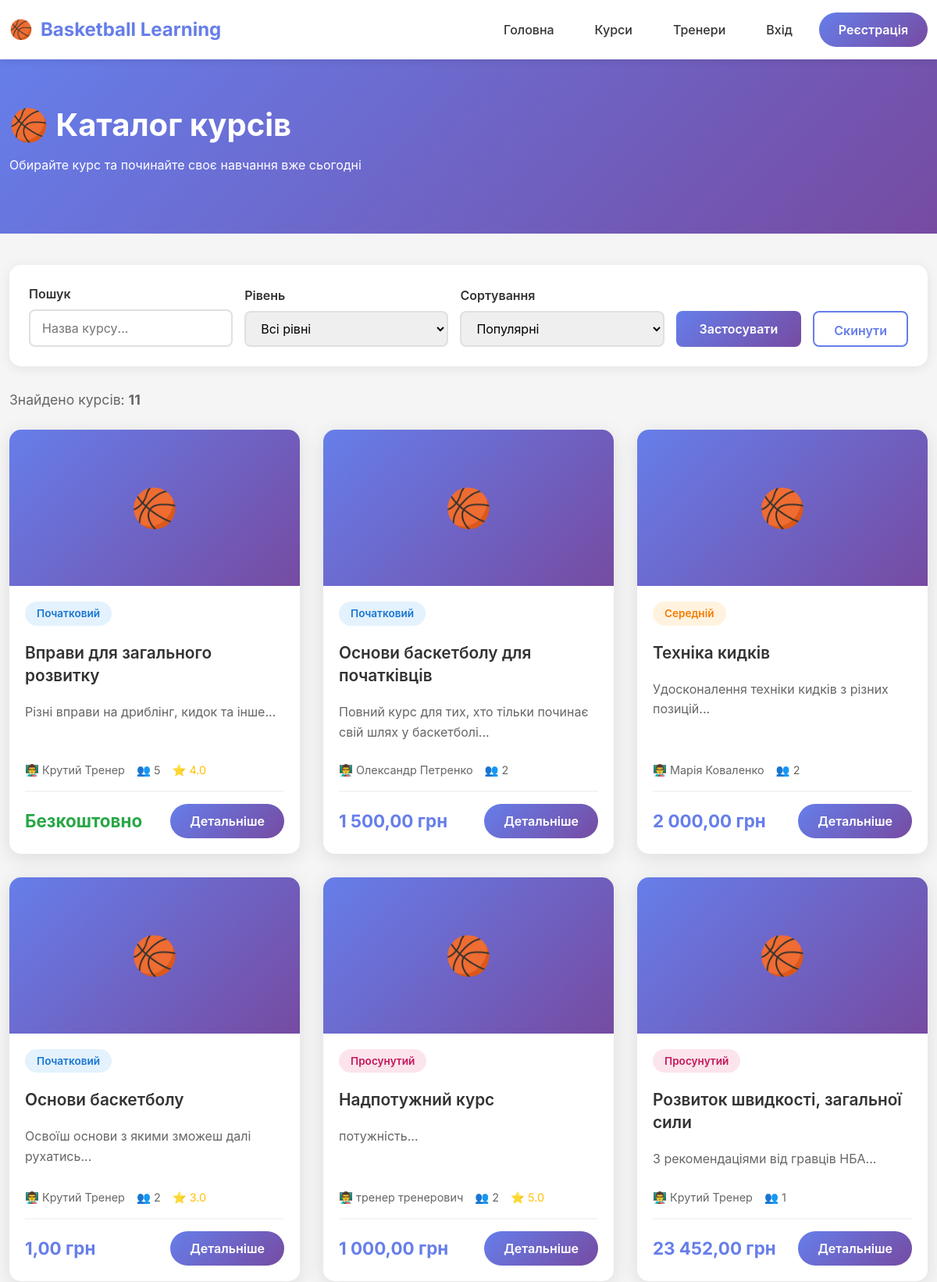
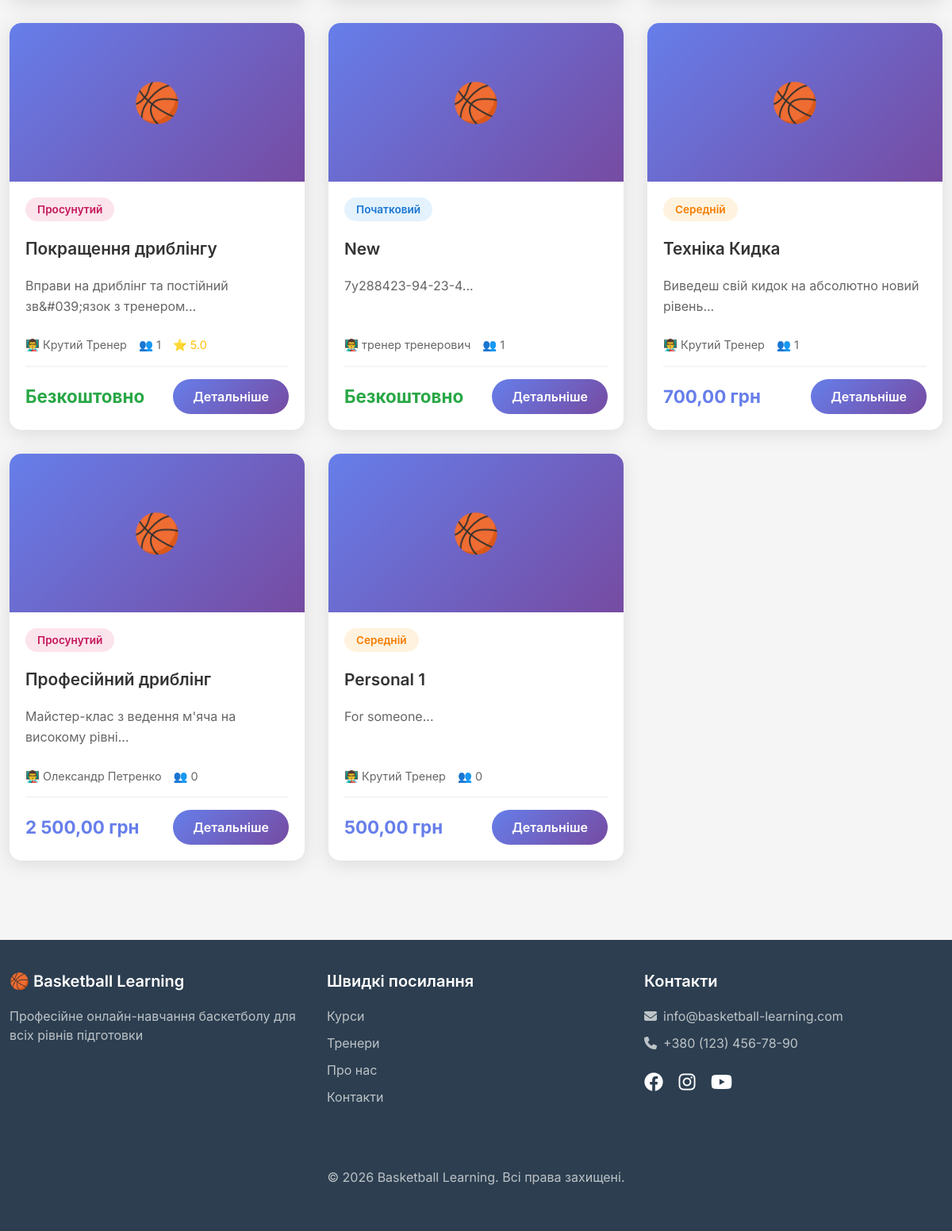
/courses.php, run on the app's committed database (2 pictures, top to bottom).
### tables this page shows
CREATE TABLE `courses` (
  `id` int(11) NOT NULL,
  `title` varchar(255) NOT NULL,
  `description` text DEFAULT NULL,
  `price` decimal(10,2) NOT NULL,
  `is_free` tinyint(1) DEFAULT 0,
  `duration_weeks` int(11) DEFAULT NULL,
  `level` enum('beginner','intermediate','advanced') NOT NULL,
  `trainer_id` int(11) DEFAULT NULL,
  `thumbnail` varchar(255) DEFAULT NULL,
  `is_active` tinyint(1) DEFAULT 1,
  `created_at` timestamp NOT NULL DEFAULT current_timestamp(),
  `updated_at` timestamp NOT NULL DEFAULT current_timestamp() ON UPDATE current_timestamp()
);

CREATE TABLE `users` (
  `id` int(11) NOT NULL,
  `email` varchar(255) NOT NULL,
  `password` varchar(255) NOT NULL,
  `first_name` varchar(100) NOT NULL,
  `last_name` varchar(100) NOT NULL,
  `phone` varchar(20) DEFAULT NULL,
  `role` enum('student','trainer','admin') DEFAULT 'student',
  `avatar` varchar(255) DEFAULT NULL,
  `bio` text DEFAULT NULL,
  `experience_years` int(11) DEFAULT NULL,
  `created_at` timestamp NOT NULL DEFAULT current_timestamp(),
  `updated_at` timestamp NOT NULL DEFAULT current_timestamp() ON UPDATE current_timestamp(),
  `is_active` tinyint(1) DEFAULT 1
);

### config.php (called while the page is built, shortened)
<?php
function isLoggedIn() {
    return isset($_SESSION['user_id']);
}
function formatPrice($price) {
    return number_format($price, 2, ',', ' ') . ' грн';
}
?>

### courses.php (the view, shortened to what this page needs)
<?php
require_once 'config.php';
$db = Database::getInstance()->getConnection();
$search = isset($_GET['search']) ? sanitizeInput($_GET['search']) : '';
$sort = isset($_GET['sort']) ? sanitizeInput($_GET['sort']) : 'popular';
$page = isset($_GET['page']) ? (int)$_GET['page'] : 1;
$offset = ($page - 1) * ITEMS_PER_PAGE;
$sql = "
    SELECT c.*, u.first_name, u.last_name,
           (SELECT AVG(rating) FROM reviews WHERE course_id = c.id) as avg_rating,
           (SELECT COUNT(*) FROM enrollments WHERE course_id = c.id) as students_count
    FROM courses c
    LEFT JOIN users u ON c.trainer_id = u.id
    WHERE c.is_active = 1
";
$params = [];
switch ($sort) {
    case 'popular':
    default:
        $sql .= " ORDER BY students_count DESC";
        break;
}
$countSql = "SELECT COUNT(*) as total FROM courses c WHERE c.is_active = 1";
$countStmt = $db->prepare($countSql);
$countStmt->execute($params);
$totalCourses = $countStmt->fetch()['total'];
$sql .= " LIMIT " . ITEMS_PER_PAGE . " OFFSET " . $offset;
$stmt = $db->prepare($sql);
$stmt->execute($params);
$courses = $stmt->fetchAll();
include 'includes/header.php';
?>
<section class="courses-hero">
    <div class="container">
        <h1>🏀 Каталог курсів</h1>
        <p>Обирайте курс та починайте своє навчання вже сьогодні</p>
    </div>
</section>
<div class="container">
    <div class="filters-section">
        <form method="GET" action="">
            <div class="filter-row">
                <div class="filter-group">
                    <label class="filter-label">Пошук</label>
                    <input type="text" name="search" class="filter-input"
                           placeholder="Назва курсу..."
                           value="<?= htmlspecialchars($search) ?>">
                </div>
                <div class="filter-group">
                    <label class="filter-label">Рівень</label>
                    <select name="level" class="filter-select">
                        <option value="">Всі рівні</option>
                    </select>
                </div>
                <div class="filter-group">
                    <label class="filter-label">Сортування</label>
                    <select name="sort" class="filter-select">
                        <option value="popular" <?= $sort === 'popular' ? 'selected' : '' ?>>Популярні</option>
                    </select>
                </div>
                <button type="submit" class="btn-filter">Застосувати</button>
                <a href="courses.php" class="btn-reset">Скинути</a>
            </div>
        </form>
    </div>
    <div class="results-header">
        <div class="results-count">
            Знайдено курсів: <strong><?= $totalCourses ?></strong>
        </div>
    </div>
    <?php if (empty($courses)): ?>
        <div class="no-results">
            <h3>😔 Курсів не знайдено</h3>
            <p>Спробуйте змінити параметри пошуку</p>
        </div>
    <?php else: ?>
        <div class="courses-grid">
            <?php foreach ($courses as $course): ?>
            <div class="course-card">
                <div class="course-thumbnail">
                    🏀
                </div>
                <div class="course-content">
                    <span class="course-level level-<?= $course['level'] ?>">
                        <?php
                        $levels = ['beginner' => 'Початковий', 'intermediate' => 'Середній', 'advanced' => 'Просунутий'];
                        echo $levels[$course['level']];
                        ?>
                    </span>
                    <h3 class="course-title"><?= htmlspecialchars($course['title']) ?></h3>
                    <p class="course-description">
                        <?= htmlspecialchars(mb_substr($course['description'], 0, 100)) ?>...
                    </p>
                    <div class="course-meta">
                        <span>👨‍🏫 <?= htmlspecialchars($course['first_name'] . ' ' . $course['last_name']) ?></span>
                        <span>👥 <?= $course['students_count'] ?></span>
                        <?php if ($course['avg_rating']): ?>
                        <span class="rating">⭐ <?= number_format($course['avg_rating'], 1) ?></span>
                        <?php endif; ?>
                    </div>
                    <div class="course-footer">
                        <div class="course-price">
                            <?= $course['is_free'] ? '<span style="color: #28a745;">Безкоштовно</span>' : formatPrice($course['price']) ?>
                        </div>
                        <a href="course.php?id=<?= $course['id'] ?>" class="btn-view-course">Детальніше</a>
                    </div>
                </div>
            </div>
            <?php endforeach; ?>
        </div>
    <?php endif; ?>
</div>
<?php include 'includes/footer.php'; ?>

### includes/header.php (shortened to what this page needs)
<!DOCTYPE html>
<html lang="uk">
<head>
    <link href="https://cdn.jsdelivr.net/npm/bootstrap@5.3.0/dist/css/bootstrap.min.css" rel="stylesheet">
    <link rel="stylesheet" href="https://cdnjs.cloudflare.com/ajax/libs/font-awesome/6.4.0/css/all.min.css">
</head>
<body>
    <?php
    $currentPath = $_SERVER['PHP_SELF'];
    $isInSubfolder = (strpos($currentPath, '/student/') !== false ||
                      strpos($currentPath, '/trainer/') !== false ||
                      strpos($currentPath, '/admin/') !== false);
    $urlPrefix = $isInSubfolder ? '../' : '';
    $unreadCount = 0;
    ?>
    <nav class="navbar navbar-expand-lg navbar-light">
        <div class="container">
            <a class="navbar-brand" href="<?= $urlPrefix ?>index.php">
                🏀 <span>Basketball Learning</span>
            </a>
            <div class="collapse navbar-collapse" id="navbarNav">
                <ul class="navbar-nav ms-auto align-items-center">
                    <li class="nav-item">
                        <a class="nav-link" href="<?= $urlPrefix ?>index.php">Головна</a>
                    </li>
                    <li class="nav-item">
                        <a class="nav-link" href="<?= $urlPrefix ?>courses.php">Курси</a>
                    </li>
                    <li class="nav-item">
                        <a class="nav-link" href="<?= $urlPrefix ?>trainers.php">Тренери</a>
                    </li>
                    <?php if (isLoggedIn()): ?>
                        <?php $user = getCurrentUser(); ?>
                        <?php if ($user['role'] === 'student' || $user['role'] === 'trainer'): ?>
                        <li class="nav-item">
                            <a class="chat-btn" href="<?= $urlPrefix ?>chats.php">
                                💬 Мої чати
                                <?php if ($unreadCount > 0): ?>
                                    <span class="chat-badge"><?= $unreadCount > 99 ? '99+' : $unreadCount ?></span>
                                <?php endif; ?>
                            </a>
                        </li>
                        <?php endif; ?>
                        <li class="nav-item" style="position:relative;">
                            <button class="user-dropdown-btn" id="userDropdownBtn" type="button" onclick="toggleUserDropdown(event)">
                                <div class="user-avatar">
                                    <?= strtoupper(mb_substr($user['first_name'], 0, 1)) ?>
                                </div>
                                <?= htmlspecialchars($user['first_name']) ?>
                                <i class="fas fa-caret-down" style="margin-left:6px; font-size:12px;"></i>
                            </button>
                            <ul class="user-dropdown-menu" id="userDropdownMenu">
                                <?php if ($user['role'] === 'admin'): ?>
                                    <li><a class="dropdown-item" href="<?= $urlPrefix ?>admin/admin_dashboard.php">
                                        <i class="fas fa-tachometer-alt"></i>Панель адміністратора
                                    </a></li>
                                    <li><hr class="dropdown-divider"></li>
                                <?php elseif ($user['role'] === 'trainer'): ?>
                                    <li><a class="dropdown-item" href="<?= $urlPrefix ?>trainer/dashboard.php">
                                        <i class="fas fa-chalkboard-teacher"></i>Мої курси
                                    </a></li>
                                    <li><a class="dropdown-item" href="<?= $urlPrefix ?>trainer/balance.php">
                                        <i class="fas fa-wallet"></i>Мій баланс
                                    </a></li>
                                    <li><hr class="dropdown-divider"></li>
                                <?php else: ?>
                                    <li><a class="dropdown-item" href="<?= $urlPrefix ?>student/dashboard.php">
                                        <i class="fas fa-book-reader"></i>Мої курси
                                    </a></li>
                                    <li><a class="dropdown-item" href="<?= $urlPrefix ?>student/my-courses.php">
                                        <i class="fas fa-graduation-cap"></i>Навчання
                                    </a></li>
                                    <li><hr class="dropdown-divider"></li>
                                <?php endif; ?>
                                <li><a class="dropdown-item" href="<?= $urlPrefix ?>profile.php">
                                    <i class="fas fa-user"></i>Профіль
                                </a></li>
                                <li><a class="dropdown-item" href="<?= $urlPrefix ?>logout.php">
                                    <i class="fas fa-sign-out-alt"></i>Вийти
                                </a></li>
                            </ul>
                        </li>
                    <?php else: ?>
                        <li class="nav-item">
                            <a class="nav-link" href="<?= $urlPrefix ?>login.php">Вхід</a>
                        </li>
                        <li class="nav-item ms-2">
                            <a class="btn btn-primary" href="<?= $urlPrefix ?>register.php">Реєстрація</a>
                        </li>
                    <?php endif; ?>
                </ul>
            </div>
        </div>
    </nav>
    <main>

### includes/footer.php (shortened to what this page needs)
</main>
    <footer style="background: #2c3e50; color: white; padding: 40px 0; margin-top: 60px;">
        <div class="container">
            <div class="row">
                <div class="col-md-4">
                    <h5 style="margin-bottom: 20px; font-weight: 600;">🏀 Basketball Learning</h5>
                    <p style="color: #bdc3c7;">Професійне онлайн-навчання баскетболу для всіх рівнів підготовки</p>
                </div>
                <div class="col-md-4">
                    <h5 style="margin-bottom: 20px; font-weight: 600;">Швидкі посилання</h5>
                    <ul style="list-style: none; padding: 0;">
                        <li style="margin-bottom: 10px;"><a href="<?= BASE_URL ?>/courses.php" style="color: #bdc3c7; text-decoration: none;">Курси</a></li>
                        <li style="margin-bottom: 10px;"><a href="<?= BASE_URL ?>/trainers.php" style="color: #bdc3c7; text-decoration: none;">Тренери</a></li>
                        <li style="margin-bottom: 10px;"><a href="<?= BASE_URL ?>/about.php" style="color: #bdc3c7; text-decoration: none;">Про нас</a></li>
                        <li style="margin-bottom: 10px;"><a href="<?= BASE_URL ?>/contact.php" style="color: #bdc3c7; text-decoration: none;">Контакти</a></li>
                    </ul>
                </div>
                <div class="col-md-4">
                    <h5 style="margin-bottom: 20px; font-weight: 600;">Контакти</h5>
                    <p style="color: #bdc3c7; margin-bottom: 10px;">
                        <i class="fas fa-envelope me-2"></i>info@basketball-learning.com
                    </p>
                    <p style="color: #bdc3c7; margin-bottom: 10px;">
                        <i class="fas fa-phone me-2"></i>+380 (123) 456-78-90
                    </p>
                    <div style="margin-top: 20px;">
                        <a href="#" style="color: white; font-size: 1.5rem; margin-right: 15px;"><i class="fab fa-facebook"></i></a>
                        <a href="#" style="color: white; font-size: 1.5rem; margin-right: 15px;"><i class="fab fa-instagram"></i></a>
                        <a href="#" style="color: white; font-size: 1.5rem; margin-right: 15px;"><i class="fab fa-youtube"></i></a>
                    </div>
                </div>
            </div>
            <hr style="border-color: #34495e; margin: 30px 0;">
            <div class="text-center" style="color: #bdc3c7;">
                <p>&copy; <?= date('Y') ?> Basketball Learning. Всі права захищені.</p>
            </div>
        </div>
    </footer>
</body>
</html>

### includes/header.php (style rules this page uses)
* { margin: 0; padding: 0; box-sizing: border-box; }
:root { --primary-color: #667eea; --secondary-color: #764ba2; --text-dark: #333; --text-light: #757575; --bg-light: #f5f5f5; --white: #ffffff; --transition: all 0.3s ease; }
html { overflow-x: hidden; }
body { font-family: 'Inter', -apple-system, BlinkMacSystemFont, 'Segoe UI', sans-serif; background: var(--bg-light); min-height: 100vh; display: flex; flex-direction: column; overflow-x: hidden; }
.navbar { background: white !important; box-shadow: 0 2px 10px rgba(0,0,0,0.1); padding: 15px 0 !important; position: sticky; top: 0; z-index: 1030; overflow: visible; }
.navbar .container { max-width: 1200px; overflow: visible; }
.navbar-brand { font-size: 1.5rem; font-weight: 700; color: #667eea !important; display: flex; align-items: center; gap: 10px; transition: var(--transition); }
.nav-link { color: #333 !important; font-weight: 500; margin: 0 10px; padding: 8px 16px !important; transition: var(--transition); border-radius: 8px; }
.btn-primary { background: linear-gradient(135deg, #667eea 0%, #764ba2 100%); border: none; padding: 10px 25px; border-radius: 25px; font-weight: 600; transition: var(--transition); }
@media (min-width: 992px) { .navbar-collapse { display: flex !important; } }
.container { max-width: 1200px; }
main { flex: 1; }

### data on the page
courses: level "Початковий", title "Вправи для загального розвитку", description "Різні вправи на дриблінг, кидок та інше", trainer.last_name "Крутий Тренер", students_count "5", avg_rating "4.0", is_free "Безкоштовно"
courses: level "Початковий", title "Основи баскетболу для початківців", description "Повний курс для тих, хто тільки починає свій шлях у баскетболі", trainer.last_name "Олександр Петренко", students_count "2", price "1 500,00 грн"
courses: level "Середній", title "Техніка кидків", description "Удосконалення техніки кидків з різних позицій", trainer.last_name "Марія Коваленко", students_count "2", price "2 000,00 грн"
courses: level "Початковий", title "Основи баскетболу", description "Освоїш основи з якими зможеш далі рухатись", trainer.last_name "Крутий Тренер", students_count "2", avg_rating "3.0", price "1,00 грн"
courses: level "Просунутий", title "Надпотужний курс", description "потужність", trainer.last_name "тренер тренерович", students_count "2", avg_rating "5.0", price "1 000,00 грн"
courses: level "Просунутий", title "Розвиток швидкості, загальної сили", description "З рекомендаціями від гравців НБА", trainer.last_name "Крутий Тренер", students_count "1", price "23 452,00 грн"
courses: level "Просунутий", title "Покращення дриблінгу", description "Вправи на дриблінг та постійний зв&#039;язок з тренером", trainer.last_name "Крутий Тренер", students_count "1", avg_rating "5.0", is_free "Безкоштовно"
courses: level "Початковий", title "New", description "7y288423-94-23-4", trainer.last_name "тренер тренерович", students_count "1", is_free "Безкоштовно"
courses: level "Середній", title "Техніка Кидка", description "Виведеш свій кидок на абсолютно новий рівень", trainer.last_name "Крутий Тренер", students_count "1", price "700,00 грн"
courses: level "Просунутий", title "Професійний дриблінг", description "Майстер-клас з ведення м'яча на високому рівні", trainer.last_name "Олександр Петренко", students_count "0", price "2 500,00 грн"
courses: level "Середній", title "Personal 1", description "For someone", trainer.last_name "Крутий Тренер", students_count "0", price "500,00 грн"

### other printed values
$totalCourses "11"
